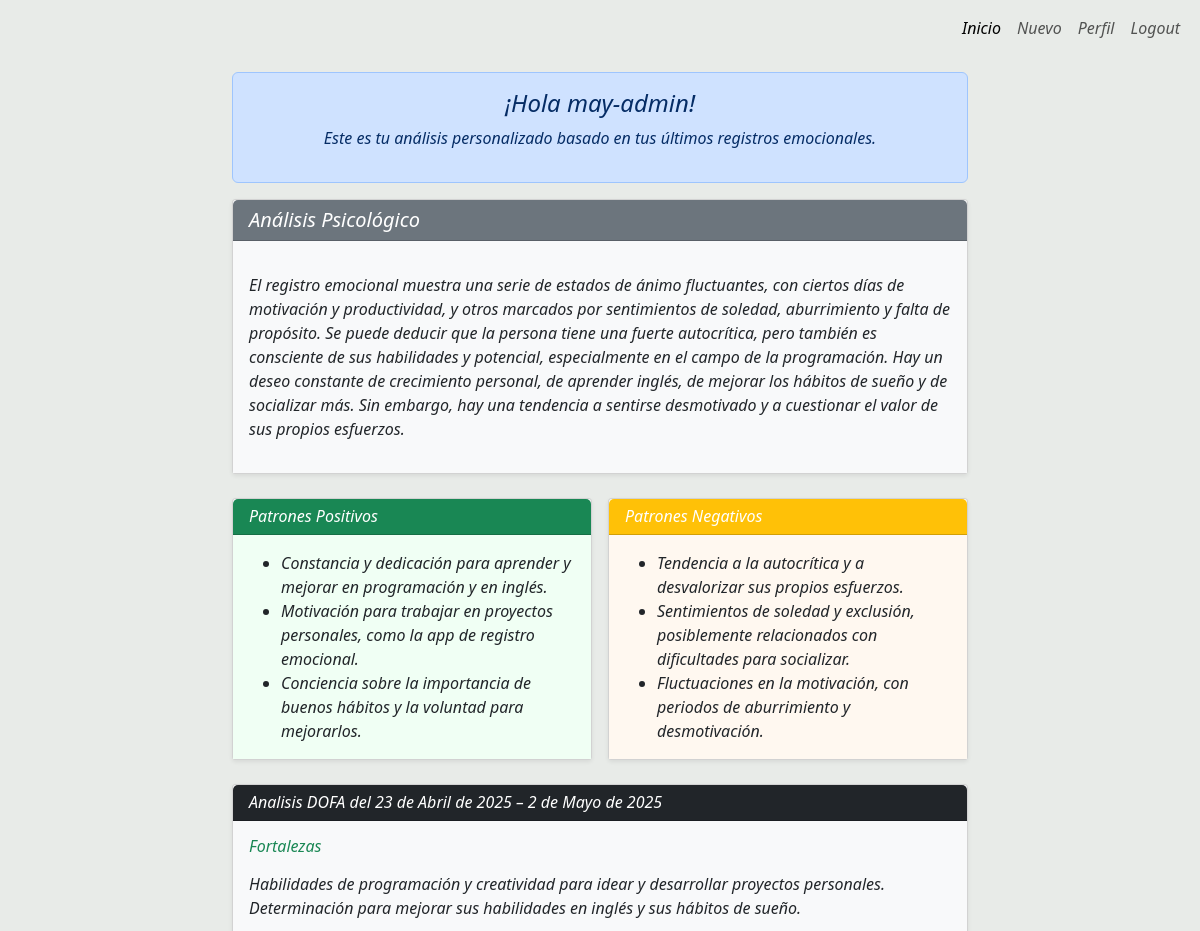
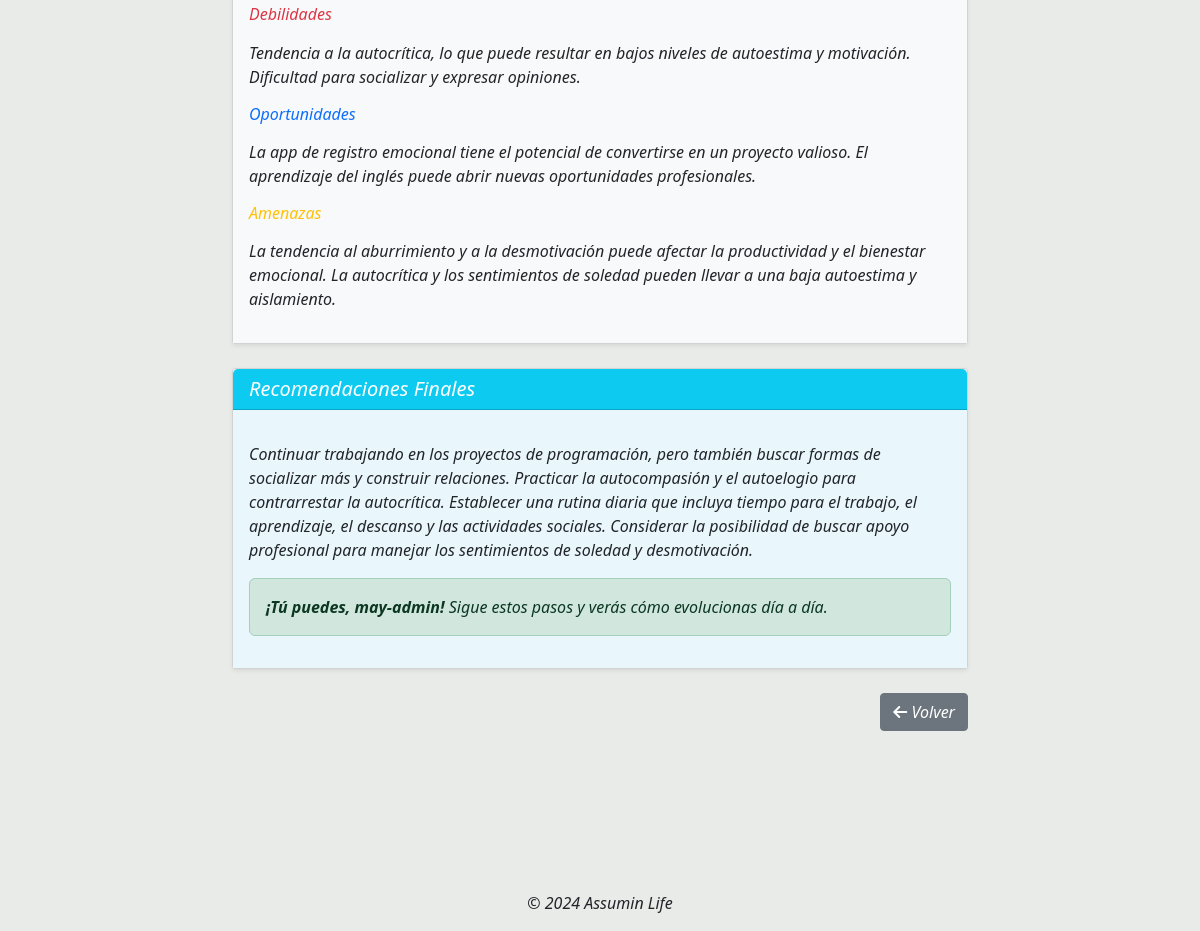
Page /analysis/9/ (signed in) on the committed database (2 pictures, top to bottom).
### analysis_registers_ai/models.py (models this page shows, shortened)
class SWOTAnalysis(models.Model):
    user = models.ForeignKey(User, on_delete=models.CASCADE)
    period_start   = models.DateField()
    period_end     = models.DateField()
    analysis       = models.TextField(blank=True)        # <-- nuevo
    positive_patterns = models.JSONField(default=list)   # <-- nuevo
    negative_patterns = models.JSONField(default=list)   # <-- nuevo
    strengths      = models.TextField()
    weaknesses     = models.TextField()
    opportunities  = models.TextField()
    threats        = models.TextField()
    recommendations = models.TextField(blank=True)       # <-- nuevo
    previous       = models.ForeignKey('self', on_delete=models.SET_NULL, null=True, blank=True)
    processed_count= models.PositiveIntegerField(default=0)
    created_at     = models.DateTimeField(auto_now_add=True)
    class Meta:
        ordering = ['-created_at']
        verbose_name = 'Análisis DOFA'
        verbose_name_plural = 'Análisis DOFA'

### analysis_registers_ai/views.py (the view)
# urls.py: path('<int:pk>/', SWOTDetailView.as_view(), name='swot_detail'),
class SWOTDetailView(LoginRequiredMixin, DetailView):
    model = SWOTAnalysis
    template_name = 'analysis/detail.html'
    context_object_name = 'analysis'

### analysis_registers_ai/templates/analysis/detail.html
{% extends 'layouts/base_login.html' %}
{% block content %}
<div class="row my-3">
  <div class="col-12 col-md-8 offset-md-2">
    <div class="alert alert-primary text-center">
      <h4>¡Hola {{ analysis.user.first_name|default:analysis.user.username }}!</h4>
      <p>Este es tu análisis personalizado basado en tus últimos registros emocionales.</p>
    </div>
    <div class="card mb-4 rounded-1 shadow-sm">
      <div class="card-header bg-secondary text-white">
        <h5 class="mb-0">Análisis Psicológico</h5>
      </div>
      <div class="card-body" style="background-color: #f8f9fa;">
        <p>{{ analysis.analysis|linebreaks }}</p>
      </div>
    </div>
    <div class="row g-3 mb-4">
      <div class="col-6">
        <div class="card rounded-1 shadow-sm">
          <div class="card-header bg-success text-white">
            <h6 class="mb-0">Patrones Positivos</h6>
          </div>
          <div class="card-body" style="background-color: #f0fff4;">
            <ul class="mb-0">
              {% for pat in analysis.positive_patterns %}
              <li>{{ pat }}</li>
              {% empty %}
              <li>No se identificaron patrones positivos.</li>
              {% endfor %}
            </ul>
          </div>
        </div>
      </div>
      <div class="col-6">
        <div class="card rounded-1 shadow-sm">
          <div class="card-header bg-warning text-white">
            <h6 class="mb-0">Patrones Negativos</h6>
          </div>
          <div class="card-body" style="background-color: #fff8f0;">
            <ul class="mb-0">
              {% for pat in analysis.negative_patterns %}
              <li>{{ pat }}</li>
              {% empty %}
              <li>No se identificaron patrones negativos.</li>
              {% endfor %}
            </ul>
          </div>
        </div>
      </div>
    </div>
    <div class="card mb-4 rounded-1 shadow-sm">
      <div class="card-header bg-dark text-white">
        <h6 class="mb-0">Analisis DOFA del {{ analysis.period_start }} – {{ analysis.period_end }}</h6>
      </div>
      <div class="card-body" style="background-color: #f8f9fa;">
        <h6 class="text-success">Fortalezas</h6>
        <p>{{ analysis.strengths|linebreaks }}</p>
        <h6 class="text-danger mt-3">Debilidades</h6>
        <p>{{ analysis.weaknesses|linebreaks }}</p>
        <h6 class="text-primary mt-3">Oportunidades</h6>
        <p>{{ analysis.opportunities|linebreaks }}</p>
        <h6 class="text-warning mt-3">Amenazas</h6>
        <p>{{ analysis.threats|linebreaks }}</p>
      </div>
    </div>
    <div class="card mb-4 rounded-1 shadow-sm">
      <div class="card-header bg-info text-white">
        <h5 class="mb-0">Recomendaciones Finales</h5>
      </div>
      <div class="card-body" style="background-color: #e9f7fd;">
        <p>{{ analysis.recommendations|linebreaks }}</p>
        <div class="alert alert-success mt-3" role="alert">
          <strong>¡Tú puedes, {{ analysis.user.first_name|default:analysis.user.username }}!</strong>
          Sigue estos pasos y verás cómo evolucionas día a día.
        </div>
      </div>
    </div>
    <div class="d-flex justify-content-end">
      <a href="{% url 'swot_list' %}" class="btn btn-secondary rounded-1">
        <i class="fa-solid fa-arrow-left"></i> Volver
      </a>
    </div>
  </div>
</div>
{% endblock %}

### rows in the picture
SWOTAnalysis: user.first_name "may-admin", analysis "El registro emocional muestra una serie de estados de ánimo fluctuantes, con ciertos días de motivación y productividad, y otros marcados por sentimientos de soledad, aburrimiento y falta de propósito. Se puede deducir que la persona tiene una fuerte autocrítica, pero también es consciente de sus habilidades y potencial, especialmente en el campo de la programación. Hay un deseo constante de crecimiento personal, de aprender inglés, de mejorar los hábitos de sueño y de socializar más. Sin embargo, hay una tendencia a sentirse desmotivado y a cuestionar el valor de sus propios esfuerzos.", period_start "23 de Abril de 2025", period_end "2 de Mayo de 2025", strengths "Habilidades de programación y creatividad para idear y desarrollar proyectos personales. Determinación para mejorar sus habilidades en inglés y sus hábitos de sueño.", weaknesses "Tendencia a la autocrítica, lo que puede resultar en bajos niveles de autoestima y motivación. Dificultad para socializar y expresar opiniones.", opportunities "La app de registro emocional tiene el potencial de convertirse en un proyecto valioso. El aprendizaje del inglés puede abrir nuevas oportunidades profesionales.", threats "La tendencia al aburrimiento y a la desmotivación puede afectar la productividad y el bienestar emocional. La autocrítica y los sentimientos de soledad pueden llevar a una baja autoestima y aislamiento.", recommendations "Continuar trabajando en los proyectos de programación, pero también buscar formas de socializar más y construir relaciones. Practicar la autocompasión y el autoelogio para contrarrestar la autocrítica. Establecer una rutina diaria que incluya tiempo para el trabajo, el aprendizaje, el descanso y las actividades sociales. Considerar la posibilidad de buscar apoyo profesional para manejar los sentimientos de soledad y desmotivación."

### other values in the picture
{{ pat }} "Constancia y dedicación para aprender y mejorar en programación y en inglés." "Motivación para trabajar en proyectos personales, como la app de registro emocional." "Conciencia sobre la importancia de buenos hábitos y la voluntad para mejorarlos."
{{ pat }} "Tendencia a la autocrítica y a desvalorizar sus propios esfuerzos." "Sentimientos de soledad y exclusión, posiblemente relacionados con dificultades para socializar." "Fluctuaciones en la motivación, con periodos de aburrimiento y desmotivación."
